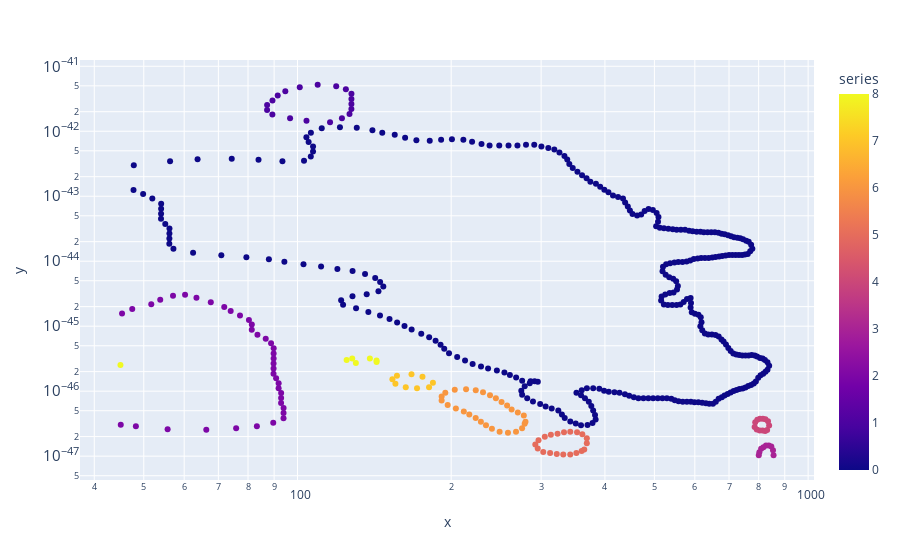

Notebook source saved alongside this figure:
### Code cell
#df_experiment[df_experiment['series']==3]      

#df_plot = df_experiment[df_experiment['experiment']==262].copy() 
df_plot = df_experiment
#df_plot
fig = px.scatter(df_plot, x='x', y='y', color='series')

fig.update_xaxes(type="log")
fig.update_yaxes(type="log")

fig.show()
#new_df = dv_df.data_values.str.split(pat=']', n=- 1, expand=False)
#new_df.iloc[0]

### Figure 1 — Plotly figure (JSON) as saved in the notebook; plotly's stock layout.template omitted (floating-point values rounded to 4 significant figures; data arrays with more than 128 entries replaced by an {"elided": "..."} marker saying what was removed)
{"data": [{"hovertemplate": "x=%{x}<br>y=%{y}<br>series=%{marker.color}<extra></extra>", "legendgroup": "", "marker": {"color": {"elided": "448 int values"}, "coloraxis": "coloraxis", "symbol": "circle"}, "mode": "markers", "name": "", "orientation": "v", "showlegend": false, "type": "scatter", "x": {"elided": "448 float values"}, "xaxis": "x", "y": {"elided": "448 float values"}, "yaxis": "y"}], "layout": {"coloraxis": {"colorbar": {"title": {"text": "series"}}, "colorscale": [[0, "#0d0887"], [0.1111, "#46039f"], [0.2222, "#7201a8"], [0.3333, "#9c179e"], [0.4444, "#bd3786"], [0.5556, "#d8576b"], [0.6667, "#ed7953"], [0.7778, "#fb9f3a"], [0.8889, "#fdca26"], [1, "#f0f921"]]}, "legend": {"tracegroupgap": 0}, "margin": {"t": 60}, "xaxis": {"anchor": "y", "domain": [0, 1], "title": {"text": "x"}, "type": "log"}, "yaxis": {"anchor": "x", "domain": [0, 1], "title": {"text": "y"}, "type": "log"}}}
